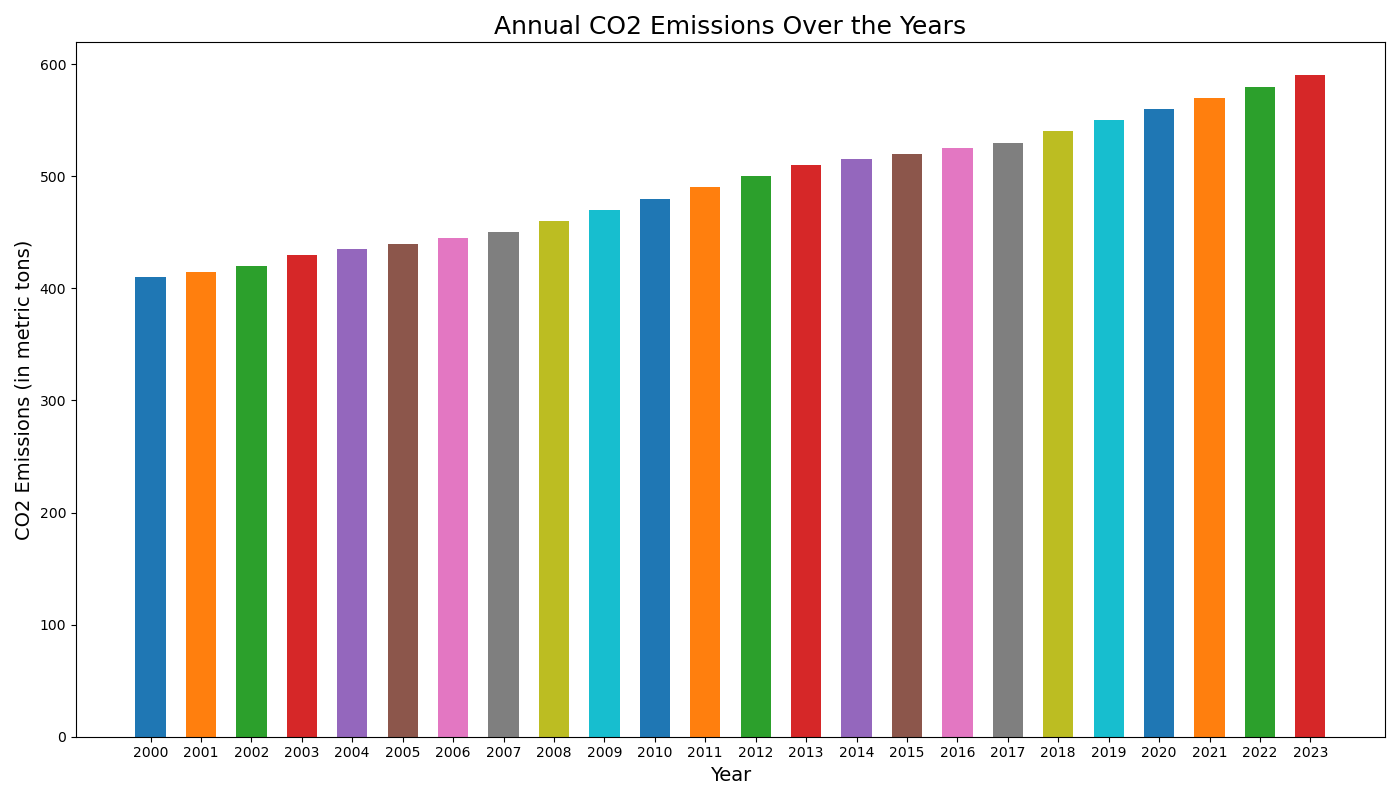

Write the Python code that produced this figure.

import matplotlib.pyplot as plt

# Data to plot
years = ['2000', '2001', '2002', '2003', '2004', '2005',
         '2006', '2007', '2008', '2009', '2010', '2011',
         '2012', '2013', '2014', '2015', '2016', '2017',
         '2018', '2019', '2020', '2021', '2022', '2023']
emissions = [410, 415, 420, 430, 435, 440, 445, 450, 460, 470, 
             480, 490, 500, 510, 515, 520, 525, 530, 540, 550, 
             560, 570, 580, 590]

# Plot a vertical bar chart
plt.figure(figsize=(14, 8))  # Width and height of the chart
plt.bar(x=years, height=emissions, color=[
    '#1f77b4', '#ff7f0e', '#2ca02c', '#d62728', 
    '#9467bd', '#8c564b', '#e377c2', '#7f7f7f', 
    '#bcbd22', '#17becf', '#1f77b4', '#ff7f0e', 
    '#2ca02c', '#d62728', '#9467bd', '#8c564b', 
    '#e377c2', '#7f7f7f', '#bcbd22', '#17becf', 
    '#1f77b4', '#ff7f0e', '#2ca02c', '#d62728'], 
    width=0.6)  # Band width of the bars

# Set the title and labels
plt.title('Annual CO2 Emissions Over the Years', fontsize=18)
plt.xlabel('Year', fontsize=14)
plt.ylabel('CO2 Emissions (in metric tons)', fontsize=14)

# Display the chart
plt.tight_layout()  # Adjust the padding between and around subplots.
plt.show()
